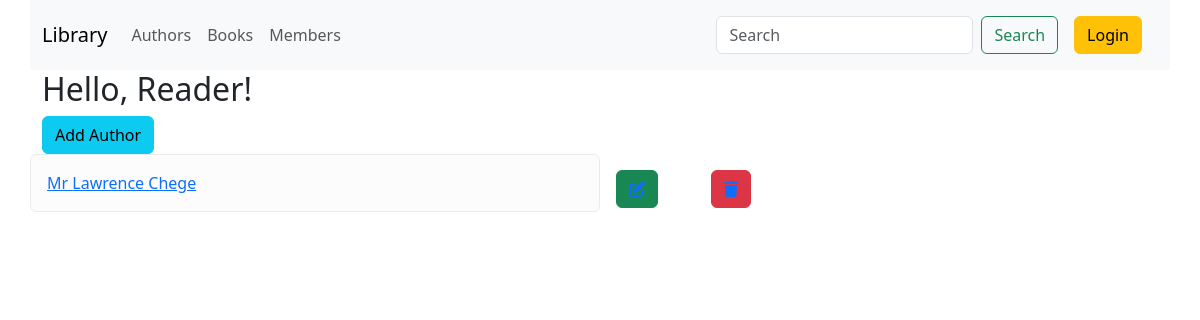
/authors/, run on an earlier commit of the app's database.
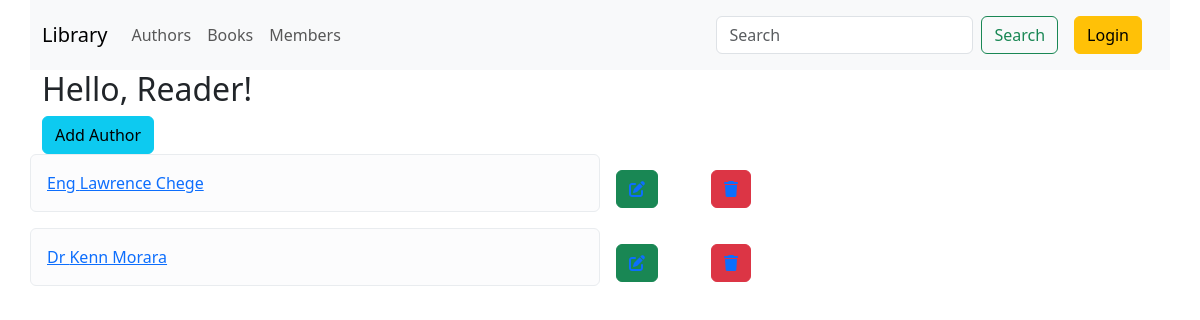
And on a later commit of the database.
### library/models.py (models this page shows, shortened)
class Author(models.Model):
    id = models.AutoField(primary_key=True)
    title = models.CharField(max_length=25)
    full_name = models.CharField(max_length=100)

### library/views.py (the view)
# urls.py: path(r"authors/", list_authors, name='list_authors'),
def list_authors(request):
    authors = Author.objects.all()
    return render(request, 'authors/list.html', {'authors': authors})

### library/templates/authors/list.html (shortened to what this page needs)
{% extends 'base.html' %} {% block content%}
<div class="container">
  <h2>Hello, {{user.username|default:'Reader'}}!</h2>
  <a class="btn btn-info" href="{% url 'create_author'  %}"> Add Author</a>
  {% for author in authors %}
  <div class="row">
    <div class="alert alert-light col-sm-6 col-md-6 col-6 p-3" role="alert">
      <a class="alert-light" href="{% url 'author_detail' author.id %}">
        {{author.title}} {{author.full_name}}
      </a>
    </div>
    <div class="col-1 col-sm-1 col-md-1 p-3">
      <button class="btn btn-success">
        <a href="{% url 'update_author' author.id %}">
          <i class="fa-solid fa-pen-to-square btn-success"></i>
        </a>
      </button>
    </div>
    <div class="col-1 col-sm-1 col-md-1 p-3">
      <form action="{% url 'delete_author' author.id %} " method="POST">
        <button class="btn btn-danger">
          <a href="{% url 'delete_author' author.id %}">
            <i class="fa-solid fa-trash btn-danger"></i>
          </a>
        </button>
      </form>
    </div>
  </div>
  {% endfor %}
</div>
{% endblock %}

What changed in the data, as far as the page shows it:
changed Author "Lawrence Chege": title "Mr" → "Eng"
added Author: title "Dr", full_name "Kenn Morara"
